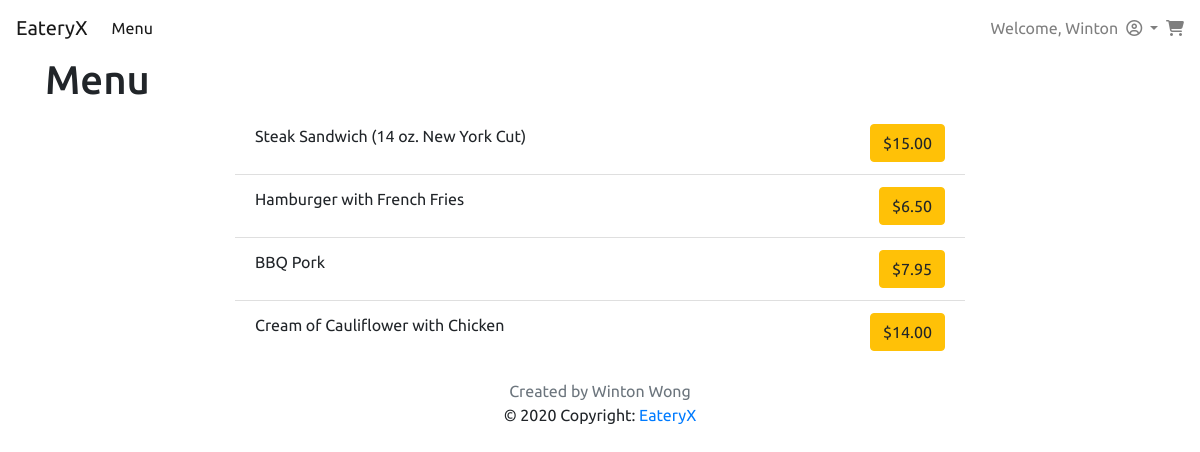
Screenshot of /menu/ (signed in) with the database file from the repository.
### restaurants/models.py (models this page shows, shortened)
class Account(AbstractUser):
    id = models.AutoField(primary_key=True)
    email = models.EmailField(verbose_name='email', max_length=60, unique=True)
    first_name = models.CharField(max_length=24)
    last_name = models.CharField(max_length=24)
    phone_number = PhoneNumberField()
    date_joined = models.DateTimeField(
        auto_now_add=True, verbose_name='date joined')
    last_login = models.DateTimeField(
        auto_now=True, blank=True, null=True, verbose_name='last login')
    is_superuser = models.BooleanField(
        default=False, help_text='Designates that this user has all permissions without explicitly assigning them.', verbose_name='superuser status')
    is_staff = models.BooleanField(
        default=False, help_text='Designates whether the user can log into this admin site. Mine', verbose_name='staff status')
    is_admin = models.BooleanField(
        default=False, help_text='Designates whether the user can log into this admin site.', verbose_name='staff status')
    is_active = models.BooleanField(
        default=True, help_text='Designates whether this user should be treated as active. Unselect this instead of deleting accounts.', verbose_name='active')
    USERNAME_FIELD = 'email'
    REQUIRED_FIELDS = ['first_name', 'last_name', 'phone_number']
    object = MyAccountManager()
    def __str__(self):
        return self.first_name

class Menu(models.Model):
    food_item_name = models.CharField(max_length=255)
    price = models.DecimalField(max_digits=6, decimal_places=2)

### restaurants/views.py (the view)
# urls.py: path('menu/', views.menu, name='menu'),
def menu(request):
    menu = Menu.objects.all()
    context = {'menu': menu,
               }
    return render(request, 'menu.html', context)

### restaurants/templates/menu.html (shortened to what this page needs)
{% extends './customer_base.html'%}
{% load static %}
{% block mainContent %}
<div class="container">
    <h1>Menu</h1>
    <div class="row d-flex justify-content-center">
        <div class="col-lg-8 col-md-10 col-sm-12 ">
            <ul class="list-group list-group-flush">
                {%for menu_item in menu%}
                {% include 'elements/menu_item.html' with value=menu_item%}
                {%endfor%}
            </ul>
        </div>
    </div>
</div>
{% endblock mainContent %}

### restaurants/templates/customer_elements/customer_navbar.html (shortened to what this page needs)
<nav class="navbar navbar-expand-lg navbar-light" style="background-color: white;">
    <a class="navbar-brand" id="navbarLogo" href="{% url 'restaurants:index' %}">EateryX</a>
    <div class="collapse navbar-collapse" id="navbarNavAltMarkup">
        <ul class="navbar-nav mr-auto">
            <li class="nav-item">
                <a class="nav-item nav-link active" href="{% url 'restaurants:menu' %}">Menu</a>
            </li>
        </ul>
        <ul class="navbar-nav">
            <li class="nav-item">
                {% if user.is_authenticated %} <span class="navbar-text">Welcome, {{ user }}</span>
                {% else %} <span class="navbar-text">Welcome Guest!!! </span>
                {% endif %}
            </li>
            <li class="nav-item dropdown">
                <a class="nav-link dropdown-toggle" href="#" id="navbarDropdown" role="button" data-toggle="dropdown"
                    aria-haspopup="true" aria-expanded="false">
                    <i class="far fa-user-circle"></i>
                </a>
            </li>
            <li class="nav-item">
                <a class="navbar-text" href="{% url 'restaurants:cart' %}"><i class="fas fa-shopping-cart"></i></a>
            </li>
        </ul>
    </div>
</nav>

### restaurants/templates/elements/menu_item.html (shortened to what this page needs)
<li class="list-group-item">
    <div class="float-left">{{menu_item.food_item_name}}</div>
    <div class="float-right">
        <div class="float-right">
            <button type="button" class="btn btn-warning" data-toggle="modal"
                data-target="#Modal{{menu_item.id}}">${{menu_item.price}}</button>
        </div>
    </div>
</li>

### restaurants/static/main/custom.css (style rules this page uses)
body { font-family: 'Ubuntu', sans-serif; }

### rows the page displays
Account: first_name "Winton"
Menu: food_item_name "Steak Sandwich (14 oz. New York Cut)", price "15.00"
Menu: food_item_name "Hamburger with French Fries", price "6.50"
Menu: food_item_name "BBQ Pork", price "7.95"
Menu: food_item_name "Cream of Cauliflower with Chicken", price "14.00"
